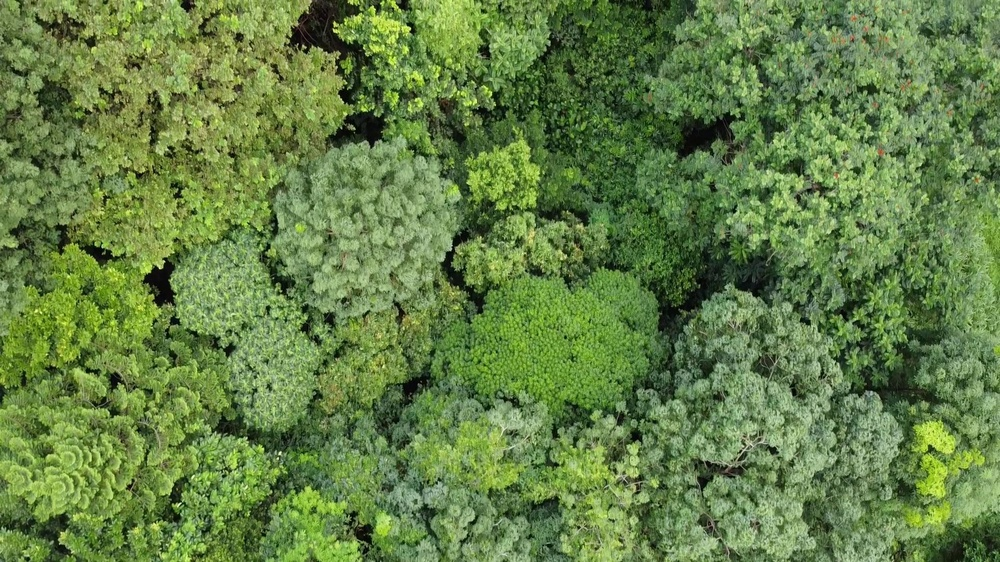
#> input picture data/image.jpg, 1000 x 562 px, shrunk from 1920 x 1080 before the run
$ python hole_in_image.py
#> lines starting #> are read from the running program, lines starting #| are printed output that depends on the picture
""" Example for Image Transformation with holes """
from pathlib import Path

import numpy as np
from matplotlib import pyplot as plt
from matplotlib.image import imread
from mpl_toolkits.axes_grid1 import ImageGrid

ar = imread(Path(__file__).parents[1] / "data/image.jpg")[100:200, 100:200]
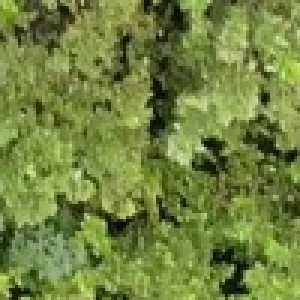
#> ar: shape (100, 100, 3) (shown 3 times larger); mean R, G, B 114.1, 131.7, 63.7

ar = ar.astype(np.float64)
# Create a gap/hole in the image
ar[40:-40, 40:-40] = np.nan
#> ar: shape (100, 100, 3) float64; 4% of the values are NaN or infinite; the others: min 0, max 232, mean 103.1
plt.imshow(ar / 256)
plt.title("Image with NaN Hole")
plt.show()
# %%
#> (the run stopped early here; a loop or call above may not have finished)
